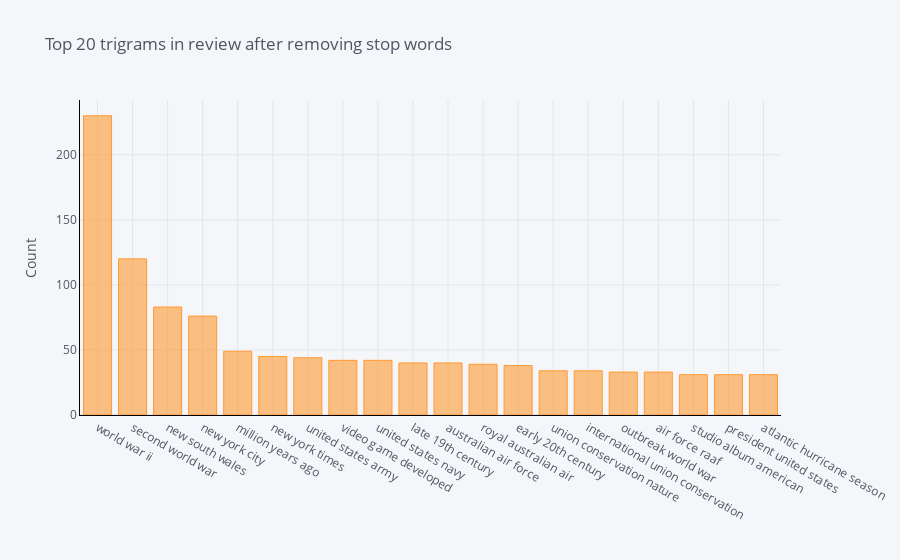

Notebook source saved alongside this figure:
### Code cell
df6.groupby('Statements').sum()['count'].sort_values(ascending=False).iplot(
    kind='bar', yTitle='Count', linecolor='black', title='Top 20 trigrams in review after removing stop words')

### Figure 1 — Plotly figure (JSON) as saved in the notebook; plotly's stock layout.template omitted (floating-point values rounded to 4 significant figures)
{"data": [{"marker": {"color": "rgba(255, 153, 51, 0.6)", "line": {"color": "rgba(255, 153, 51, 1.0)", "width": 1}}, "name": "count", "orientation": "v", "text": "", "type": "bar", "x": ["world war ii", "second world war", "new south wales", "new york city", "million years ago", "new york times", "united states army", "video game developed", "united states navy", "late 19th century", "australian air force", "royal australian air", "early 20th century", "union conservation nature", "international union conservation", "outbreak world war", "air force raaf", "studio album american", "president united states", "atlantic hurricane season"], "y": [230, 120, 83, 76, 49, 45, 44, 42, 42, 40, 40, 39, 38, 34, 34, 33, 33, 31, 31, 31]}], "layout": {"legend": {"bgcolor": "#F5F6F9", "font": {"color": "#4D5663"}}, "paper_bgcolor": "#F5F6F9", "plot_bgcolor": "#F5F6F9", "title": {"font": {"color": "#4D5663"}, "text": "Top 20 trigrams in review after removing stop words"}, "xaxis": {"gridcolor": "#E1E5ED", "linecolor": "black", "showgrid": true, "tickfont": {"color": "#4D5663"}, "title": {"font": {"color": "#4D5663"}, "text": ""}, "zerolinecolor": "#E1E5ED"}, "yaxis": {"gridcolor": "#E1E5ED", "linecolor": "black", "showgrid": true, "tickfont": {"color": "#4D5663"}, "title": {"font": {"color": "#4D5663"}, "text": "Count"}, "zerolinecolor": "#E1E5ED"}}}
